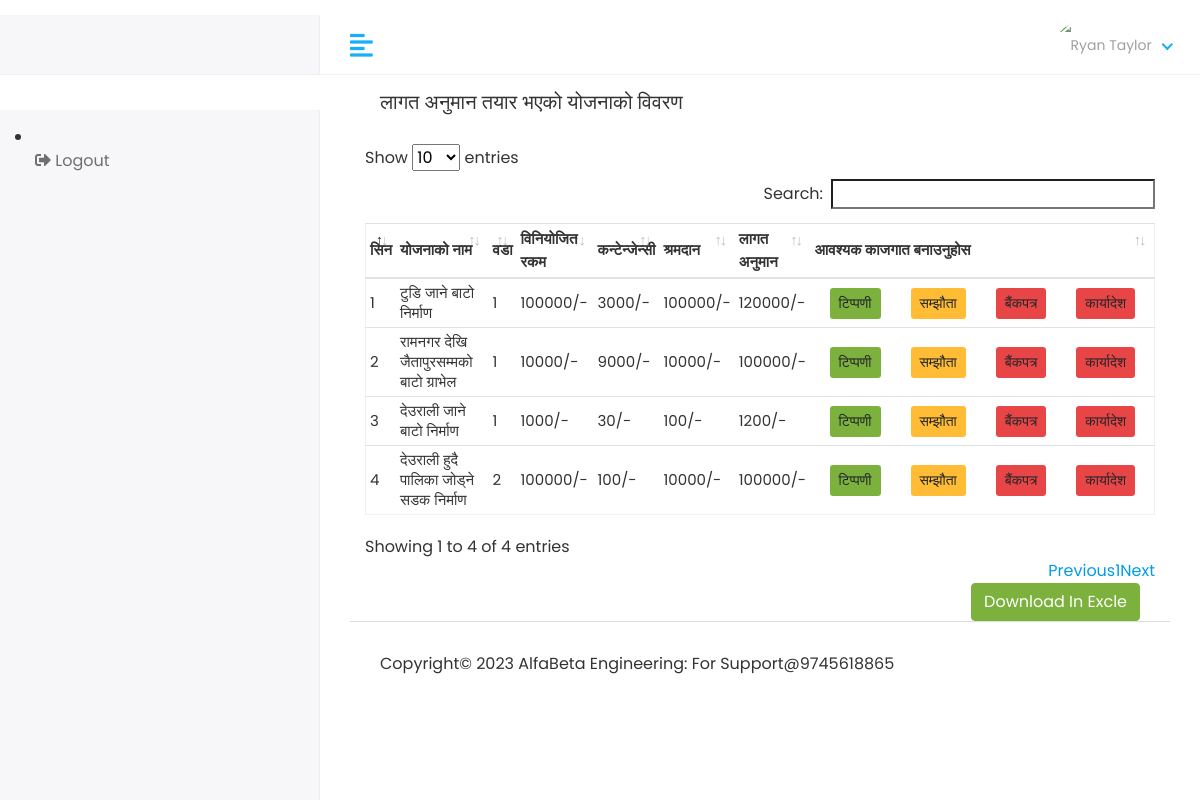
The page /View/Estimated/Project on the database its author committed.
### accounts/models.py (models this page shows, shortened)
class Project(models.Model):
    fiscalyear = models.ForeignKey(CurrentFiscalYear, on_delete=models.CASCADE, null=True)
    name = models.CharField(max_length=250)
    ward = models.ForeignKey(Ward, on_delete=models.CASCADE, null=True)
    procurement_type = models.ForeignKey(Procurement_Type, on_delete=models.CASCADE, null=True)
    budget_type = models.ForeignKey(Budget_Type, on_delete=models.CASCADE, null=True)
    address = models.CharField(max_length=250)
    budget = models.FloatField()
    status = models.IntegerField(default=0)
    start_date = models.DateField(blank=True, null=True)
    accomplish_date = models.DateField(blank=True, null=True)
    extended_date = models.DateField(blank=True, null=True)

class Ward(models.Model):
    name = models.CharField(max_length=250)
    chairperson = models.CharField(max_length=250, null = True)

class Cost_Estimate(models.Model):
    project = models.OneToOneField(Project, on_delete=models.CASCADE)
    budget = models.FloatField()
    contigency_amount = models.FloatField()
    user_contribution = models.FloatField()
    cost_estimate = models.FloatField()

### planningsoftware/views.py (the view)
# urls.py: path('View/Estimated/Project', views.VIEW_ESTIMATED_PROJECT, name='view_estimated_project'),
def VIEW_ESTIMATED_PROJECT(request):
    project = Project.objects.filter(status = '2')
    context = {
        "project":project
    }
    return render(request,"Open/view_estimated_project.html",context)

### templates/Open/view_estimated_project.html (shortened to what this page needs)
{% extends 'base.html'%} {% block content %}
<div class="content container-fluid">
  <div class="page-header">
    <div class="col">
      <h5>लागत अनुमान तयार भएको योजनाको विवरण</h5>
    </div>
  </div>
  <div class="row">
    <div class="col-sm-12">
      <div class="table-responsive">
        <table
          id="table_id"
          class="table table-hover table-center table-sm mb-0"
        >
          <thead>
            <tr>
              <th>सिन</th>
              <th>योजनाको नाम</th>
              <th>वडा</th>
              <th>विनियोजित रकम</th>
              <th>कन्टेन्जेन्सी</th>
              <th>श्रमदान</th>
              <th>लागत अनुमान</th>
              <th class="text-justify">आवश्यक काजगात बनाउनुहोस</th>
            </tr>
          </thead>
          <tbody>
            {% for i in project %}
            <tr>
              <td>{{ forloop.counter }}</td>
              <td>{{ i.name }}</td>
              <td>{{ i.ward.name }}</td>
              <td>{{ i.budget|floatformat:0 }}/-</td>
              <td>{{ i.cost_estimate.contigency_amount|floatformat:0 }}/-</td>
              <td>{{ i.cost_estimate.user_contribution|floatformat:0 }}/-</td>
              <td>{{ i.cost_estimate.cost_estimate|floatformat:0 }}/-</td>
              <td>
                <div class="d-flex justify-content-between">
                  <div class="col">
                    <a
                      href="{% url 'print_tippani' i.id %}"
                      class="btn btn-sm bg-success"
                      >टिप्पणी</a
                    >
                  </div>
                  <div class="col">
                    <a
                      href="{% url 'print_documents' i.id %}"
                      class="btn btn-sm bg-warning"
                      >सम्झौता</a
                    >
                  </div>
                  <div class="col">
                    <a
                      href="{% url 'print_bank_letter' i.id %}"
                      class="btn btn-sm bg-danger"
                      >बैंकपत्र</a
                    >
                  </div>
                  <div class="col">
                    <a
                      href="{% url 'print_work_order' i.id %}"
                      class="btn btn-sm bg-danger"
                      >कार्यादेश</a
                    >
                  </div>
                </div>
              </td>
            </tr>
            {% endfor %}
          </tbody>
        </table>
        <div class="col d-flex justify-content-end">
          <a href="{% url 'export_projects_to_excel'%}">
            <button class="btn btn-success">Download In Excle</button>
          </a>
        </div>
      </div>
    </div>
  </div>
</div>
{% endblock %}

### static/assets/css/style.css (style rules this page uses)
html { height: 100%; }
body { background-color: #fff; color: #333; font-family: 'Poppins', sans-serif; font-size: 1rem; height: 100%; line-height: 1.5; overflow-x: hidden; }
h1, h2, h3, h4, h5, h6 { font-family: 'Poppins', sans-serif; margin-top: 0; }
a { color: #009ce7; }
input, button, a { transition: all 0.4s ease; -moz-transition: all 0.4s ease; -o-transition: all 0.4s ease; -ms-transition: all 0.4s ease; -webkit-transition: all 0.4s ease; }
input, input:focus, button, button:focus { outline: none; }
.table { color: #333; max-width: 100%; margin-bottom: 0; width: 100%; }
.table.dataTable { border-collapse: collapse !important; border: 1px solid rgba(0, 0, 0, 0.05); }
.table thead tr th { font-weight: 600; }
.table tbody tr { border-bottom: 1px solid rgba(0, 0, 0, 0.05); }
.table.table-center td, .table.table-center th { vertical-align: middle; }
.bg-success, .badge-success { background-color: #7bb13c !important; }
.bg-warning, .badge-warning { background-color: #ffbc34 !important; }
.bg-danger, .badge-danger { background-color: #e84646 !important; }
.btn-success { background-color: #7bb13c; border: 1px solid #7bb13c }
.page-header { margin-bottom: 1.875rem; }

### templates/base.html (style rules this page uses)
table tbody tr { height: 20px !important; font-size: 16px !important; line-height: 20px !important; }
th { white-space: normal; }
#table_id th, td,tr { font-size: 15px; }
#table_id th, #table_id td { padding: 4px; }

### rows shown on the page
Project: name "टुडि जाने बाटो निर्माण", ward.name "1", budget "100000", cost_estimate.contigency_amount "3000", cost_estimate.user_contribution "100000", cost_estimate.cost_estimate "120000"
Project: name "रामनगर देखि जैतापुरसम्मको बाटो ग्राभेल", ward.name "1", budget "10000", cost_estimate.contigency_amount "9000", cost_estimate.user_contribution "10000", cost_estimate.cost_estimate "100000"
Project: name "देउराली जाने बाटो निर्माण", ward.name "1", budget "1000", cost_estimate.contigency_amount "30", cost_estimate.user_contribution "100", cost_estimate.cost_estimate "1200"
Project: name "देउराली हुदै पालिका जोड्ने सडक निर्माण", ward.name "2", budget "100000", cost_estimate.contigency_amount "100", cost_estimate.user_contribution "10000", cost_estimate.cost_estimate "100000"
